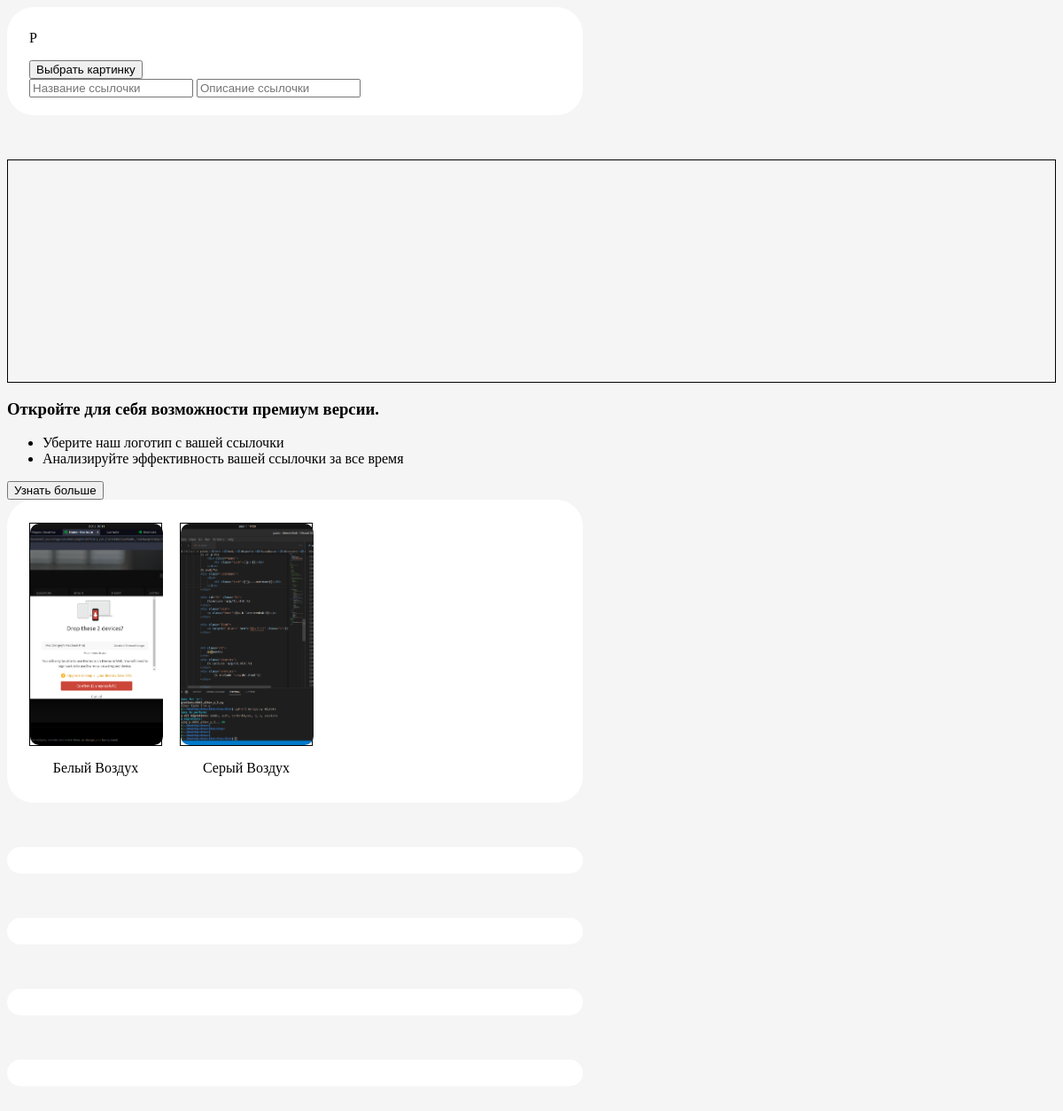
/design/ (signed in), run on an earlier commit of the app's database.
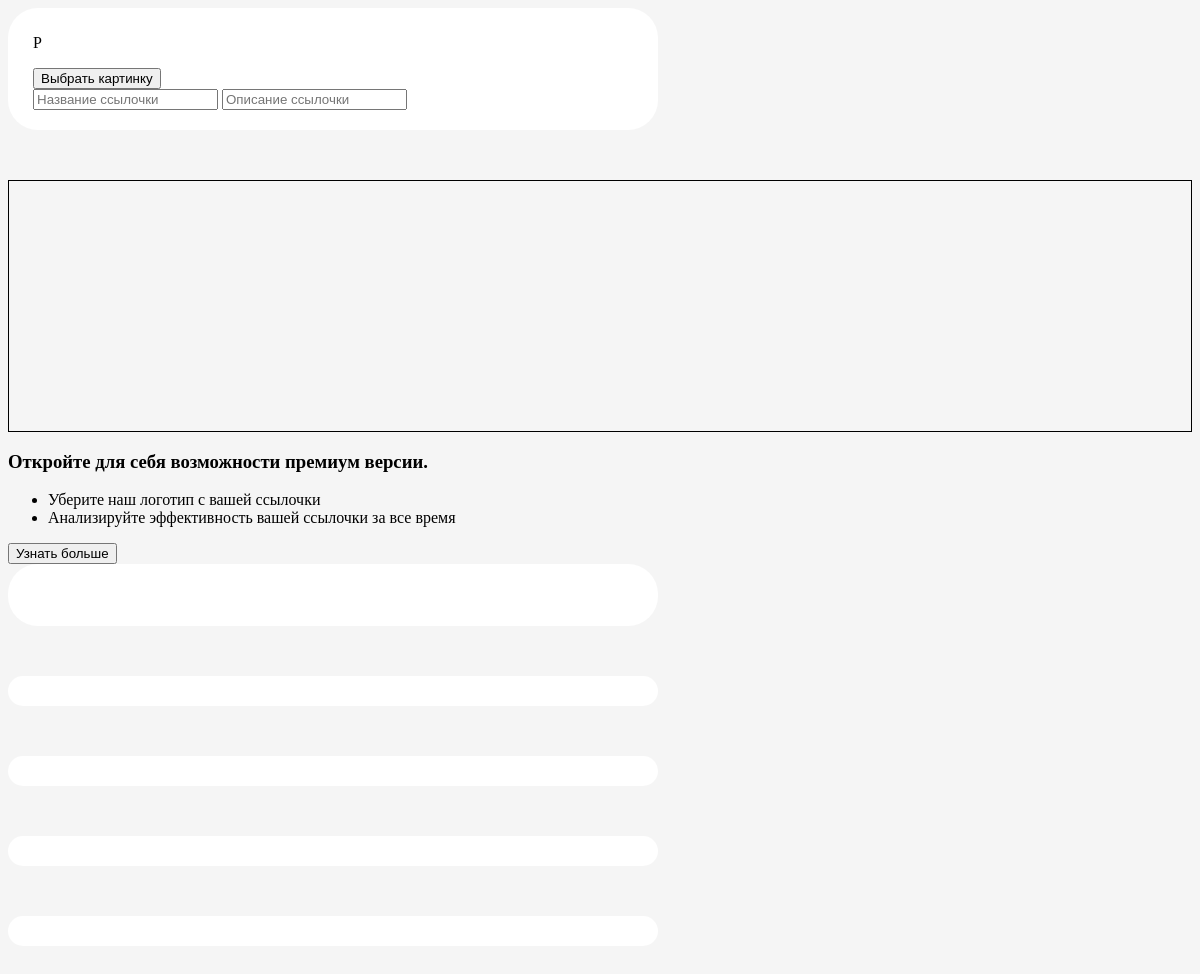
And on a later commit of the database.
### link/design.py (models this page shows, shortened)
class Theme(m.Model):
    uid=m.UUIDField(default=u4)
    title=m.CharField(max_length=20)
    premium=m.BooleanField(default=False)
    order=m.PositiveSmallIntegerField()
    preview=m.ImageField(upload_to=up)
    background=m.ForeignKey('Background',on_delete=m.DO_NOTHING,blank=True,null=True)
    backgroundColor=m.CharField(max_length=10,blank=True,null=True)
    backgroundGradient=m.TextField(max_length=100,blank=True,null=True)
    button=m.ForeignKey('Button',on_delete=m.DO_NOTHING)
    class Meta:
        ordering=['order']

### link/views.py (the view)
# urls.py: path('design/',design,name='design'),
def design(request):
    c={}
    profile=Profile.objects.get(user=request.user)
    c['profile']=profile
    c['avatar_form']=AvatarForm()
    c['themes']=Theme.objects.all()
    if request.POST.get("form_type") == 'avatar-form':
        form=AvatarForm(request.POST or None,request.FILES or None)
        if form.is_valid():
            profile.avatar=form.cleaned_data['avatar']
            profile.save()
        else:
            formats=[]
            print("У вашей картинки недопустимый формат :c \n Пожалуйста, загрузите картинку с одним из нижеперечисленных форматом =)")
    else:
        form=AvatarForm()
    return render(request,'app/design/design.html',c)

### link/forms.py
class AvatarForm(f.ModelForm):
    avatar=f.ImageField(widget=f.FileInput(attrs={'id':'avatar-form','class':'avatar-form'}))
    class Meta:
        model=Profile
        fields=('avatar',)

### templates/app/design/design.html (shortened to what this page needs)
{%load static%}
<!DOCTYPE html>
<html>
    <head>
        <link rel='stylesheet' href="{%static 'css/app/design.css'%}">
    </head>
    <body>
        <div class="main">
            <div class="design">
                <div class="wrapper">
                    <div class="avatar">
                        {%if profile.avatar%}
                        <img id='avatar' src="{{profile.avatar.url}}" alt="@{{profile.user.username}} аватар">
                        <div class="buttons">
                            <form method="POST" enctype='multipart/form-data' novalidate="" id="avatar-form-ajax">
                                {%csrf_token%}
                                <input type="hidden" name="form_type" value="avatar-form">
                                {{avatar_form.avatar}}
                                <button id="select-image">Выбрать картинку</button>
                                <button id="submit-image" type="submit" style="display: none;"></button>
                            </form>
                            <form method="POST" enctype='multipart/form-data' action="{%url 'link:delete-avatar'%}">
                                {%csrf_token%}
                                <button id="delete-avatar">Удалить аву</button>
                            </form>
                        </div>
                        {%else%}
                        <div class="circle">
                            {%if profile.title%}
                                <p>{{profile.title|capfirst}}</p>
                            {%else%}
                                <p>{{profile.user.username|capfirst}}</p>
                            {%endif%}
                        </div>
                        <div class="buttons">
                            <form method="POST" enctype='multipart/form-data'>
                                <button id="select-image">Выбрать картинку</button>
                            </form>
                        </div>
                        {%endif%}
                    </div>
                    <div class="details">
                        <input name="profile-title" id='profile-title' value="{{profile.title}}" placeholder="Название ссылочки">
                        <input name="profile-bio" id='profile-bio' value="{{profile.bio}}" placeholder="Описание ссылочки">
                    </div>
                </div>
                    <div class="premium">
                        <div class="image-wrapper">
                        </div>
                        <div class="text">
                            <h3>Откройте для себя возможности премиум версии.</h3>
                            <ul>
                                <li class="feature">Уберите наш логотип с вашей ссылочки</li>
                                <li class="feature">Анализируйте эффективность вашей ссылочки за все время</li>
                            </ul>
                        </div>
                        <button>Узнать больше</button>
                    </div>
                    <div class="wrapper">
                        <ul>
                            {%for theme in themes%}
                            <li>
                                <div class="block">
                                    <label>
                                        <div class="image-wrapper">
                                                <img src="{{theme.preview.url}}" id="{{theme.title}}" alt="{{theme.title}} предпросмотр" class="image">
                                        </div>
                                    </label>
                                    <p class="title">{{theme.title}}</p>
                                </div>
                                {%endfor%}
                            </li>
                        </ul>
                    </div>
                    <div class="wrapper">
                    </div>
                    <div class="wrapper">
                    </div>
                    <div class="wrapper">
                    </div>
                    <div class="wrapper">
                    </div>
            </div>
        </div>
    </body>
</html>

What changed in the data, as far as the page shows it:
removed Theme: preview (picture), title "Белый Воздух"
removed Theme: preview (picture), title "Серый Воздух"
